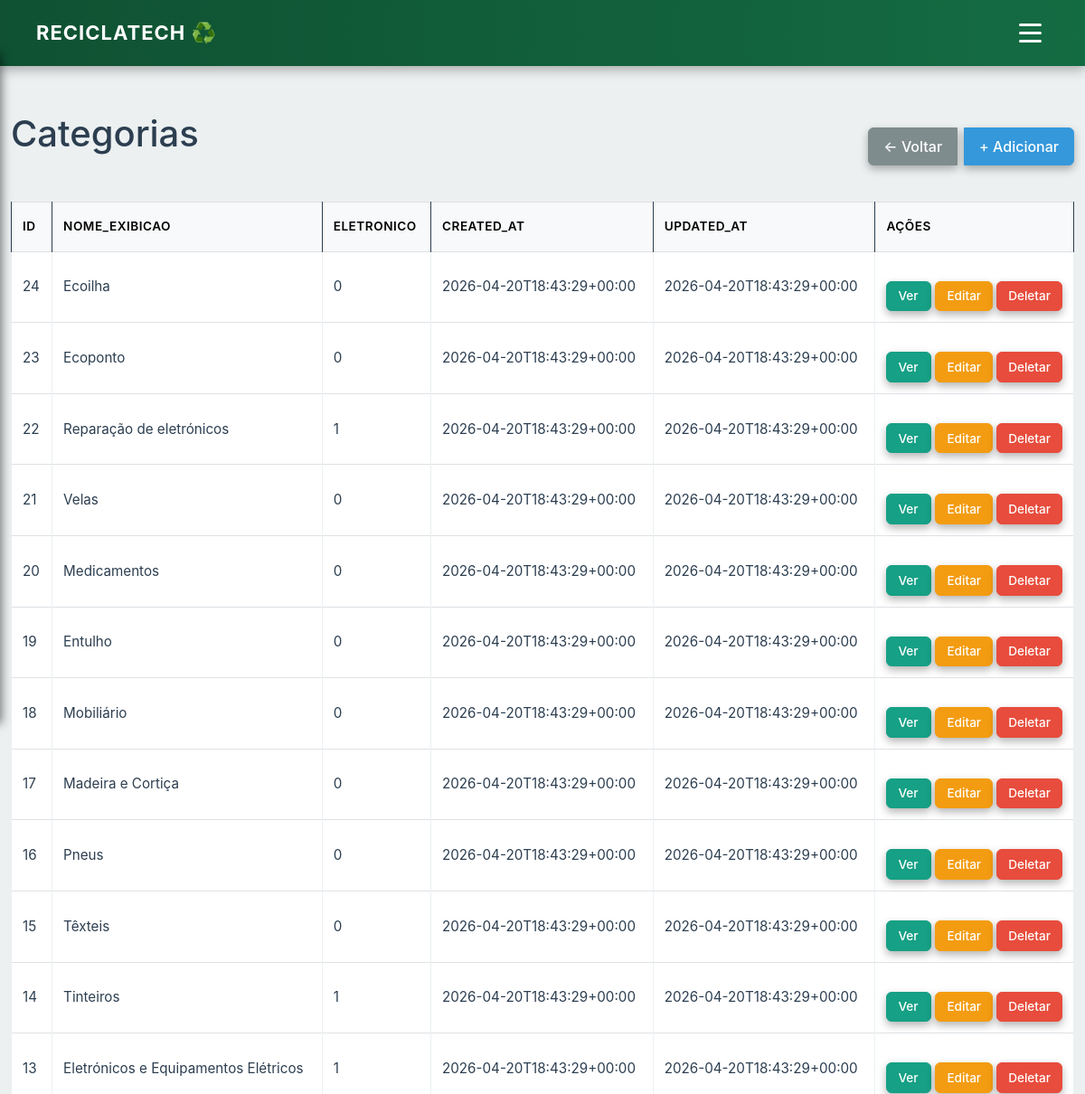
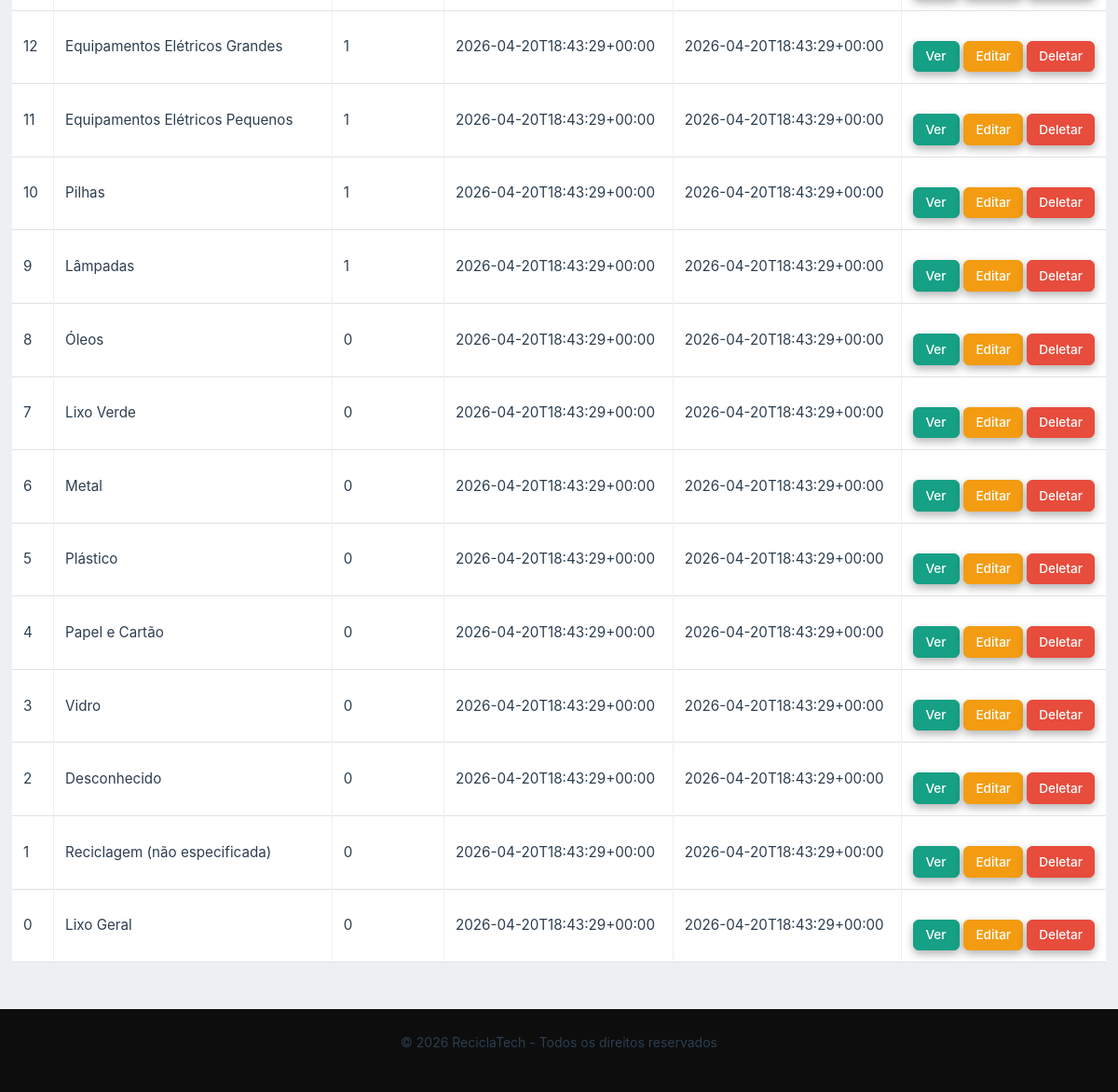
/admin/table/categorias (signed in), run on the app's committed database (2 pictures, top to bottom).
### tables this page shows
CREATE TABLE categorias (
                    id INTEGER PRIMARY KEY,
                    nome_exibicao TEXT NOT NULL DEFAULT '',
                    eletronico INTEGER NOT NULL DEFAULT 0,
                    created_at TEXT NOT NULL,
                    updated_at TEXT NOT NULL
                );

### routes/admin.py (the view)
@admin_route.route('/table/<table_name>', methods=['GET'])
@require_admin
def list_table(table_name):
    valid_tables = ['utilizadores', 'pontos', 'categorias', 'ponto_categorias']
    if table_name not in valid_tables:
        flash("Tabela inválida.", "danger")
        return redirect(url_for('admin.dashboard'))
    conn = conectar_db()
    cursor = conn.cursor()
    cursor.execute(f"PRAGMA table_info({table_name})")
    columns = cursor.fetchall()
    column_names = [col['name'] for col in columns]
    cursor.execute(f"PRAGMA table_info({table_name})")
    pk_column = None
    for col in cursor.fetchall():
        if col['pk'] != 0:  # pk=1 significa PRIMARY KEY
            if pk_column is None or col['pk'] < pk_column[1]:
                pk_column = (col['name'], col['pk'])
    if table_name == 'pontos':
        cursor.execute(f"SELECT * FROM {table_name} WHERE is_removed = 0 ORDER BY id DESC LIMIT 100")
    elif pk_column:
        cursor.execute(f"SELECT * FROM {table_name} ORDER BY {pk_column[0]} DESC LIMIT 100")
    else:
        cursor.execute(f"SELECT * FROM {table_name} LIMIT 100")
    rows = cursor.fetchall()
    conn.close()
    return render_template('admin/table_list.html',
                         table_name=table_name,
                         columns=column_names,
                         rows=rows,
                         pk_column=pk_column[0] if pk_column else 'id')

### routes/admin.py (called while the page is built)
def get_db_path():
    config = ServerConfig()
    return config.db_path

def conectar_db():
    conn = sqlite3.connect(get_db_path())
    conn.row_factory = sqlite3.Row
    conn.execute("PRAGMA foreign_keys = ON")
    return conn

def require_admin(f):
    @wraps(f)
    def decorated_function(*args, **kwargs):
        if 'user_id' not in session:
            flash("Você precisa estar autenticado.", "danger")
            return redirect(url_for('autenticar.login'))
        conn = conectar_db()
        cursor = conn.cursor()
        cursor.execute("SELECT tipo FROM utilizadores WHERE id = ?", (session['user_id'],))
        user = cursor.fetchone()
        conn.close()
        if not user or user['tipo'] != 1:
            flash("Acesso negado. Apenas administradores.", "danger")
            return redirect(url_for('home.home'))
        return f(*args, **kwargs)
    return decorated_function

### templates/admin/table_list.html (shortened to what this page needs)
{% extends "base.html" %}
{% block extra_css %}
<link rel="stylesheet" href="/css/admin.css">
{% endblock %}
{% block content %}
<div class="container-fluid mt-5">
    <div class="row mb-4">
        <div class="col-12">
            <div class="d-flex justify-content-between align-items-center mb-3">
                <div>
                    <h1>
                        {{ table_name | title | replace('_', ' ') }}
                    </h1>
                </div>
                <div class="btn-group" role="group">
                    <a href="{{ url_for('admin.dashboard') }}" class="btn btn-secondary">← Voltar</a>
                    <a href="{{ url_for('admin.add_record', table_name=table_name) }}" class="btn btn-primary">+ Adicionar</a>
                </div>
            </div>
        </div>
    </div>
    {% if rows %}
    <div class="table-responsive">
        <table class="table table-hover table-bordered">
            <thead class="table-light">
                <tr>
                    {% for col in columns %}
                        <th>{{ col | title }}</th>
                    {% endfor %}
                    <th style="width: 200px;">Ações</th>
                </tr>
            </thead>
            <tbody>
                {% for row in rows %}
                <tr>
                    {% for col in columns %}
                        <td>
                            {% if row[col] is none %}
                                <span class="text-muted">—</span>
                            {% elif col in ['data_criacao', 'data_registo'] %}
                                {{ row[col][:10] if row[col] else '—' }}
                            {% elif col == 'password_hash' %}
                                <code>••••••••</code>
                            {% elif col in ['latitude', 'longitude'] %}
                                {{ "%.4f"|format(row[col]) if row[col] else '—' }}
                            {% else %}
                                {{ row[col][:50] if (row[col] | string | length) > 50 else row[col] }}
                            {% endif %}
                        </td>
                    {% endfor %}
                    <td>
                        <div class="d-flex gap-1" style="flex-wrap: nowrap; align-items: center;">
                            <a href="{{ url_for('admin.view_record', table_name=table_name, record_id=row[pk_column]) }}"
                               class="btn btn-info btn-sm" title="Ver" style="min-width: 50px;">Ver</a>
                            <a href="{{ url_for('admin.edit_record', table_name=table_name, record_id=row[pk_column]) }}"
                               class="btn btn-warning btn-sm" title="Editar" style="min-width: 60px;">Editar</a>
                            <form method="POST" action="{{ url_for('admin.delete_record', table_name=table_name, record_id=row[pk_column]) }}"
                                  style="display:inline;" onsubmit="return confirm('Tem certeza que quer deletar este registro?');">
                                <button type="submit" class="btn btn-danger btn-sm" title="Deletar" style="min-width: 65px;">Deletar</button>
                            </form>
                        </div>
                    </td>
                </tr>
                {% endfor %}
            </tbody>
        </table>
    </div>
    {% else %}
    <div class="alert alert-info">
        <p>Nenhum registro encontrado. <a href="{{ url_for('admin.add_record', table_name=table_name) }}">Criar novo</a></p>
    </div>
    {% endif %}
</div>
{% endblock %}

### data on the page
categorias: id "24" "Ecoilha" "0" "2026-04-20T18:43:29+00:00" "2026-04-20T18:43:29+00:00"
categorias: id "23" "Ecoponto" "0" "2026-04-20T18:43:29+00:00" "2026-04-20T18:43:29+00:00"
categorias: id "22" "Reparação de eletrónicos" "1" "2026-04-20T18:43:29+00:00" "2026-04-20T18:43:29+00:00"
categorias: id "21" "Velas" "0" "2026-04-20T18:43:29+00:00" "2026-04-20T18:43:29+00:00"
categorias: id "20" "Medicamentos" "0" "2026-04-20T18:43:29+00:00" "2026-04-20T18:43:29+00:00"
categorias: id "19" "Entulho" "0" "2026-04-20T18:43:29+00:00" "2026-04-20T18:43:29+00:00"
categorias: id "18" "Mobiliário" "0" "2026-04-20T18:43:29+00:00" "2026-04-20T18:43:29+00:00"
categorias: id "17" "Madeira e Cortiça" "0" "2026-04-20T18:43:29+00:00" "2026-04-20T18:43:29+00:00"
categorias: id "16" "Pneus" "0" "2026-04-20T18:43:29+00:00" "2026-04-20T18:43:29+00:00"
categorias: id "15" "Têxteis" "0" "2026-04-20T18:43:29+00:00" "2026-04-20T18:43:29+00:00"
categorias: id "14" "Tinteiros" "1" "2026-04-20T18:43:29+00:00" "2026-04-20T18:43:29+00:00"
categorias: id "13" "Eletrónicos e Equipamentos Elétricos" "1" "2026-04-20T18:43:29+00:00" "2026-04-20T18:43:29+00:00"
categorias: id "12" "Equipamentos Elétricos Grandes" "1" "2026-04-20T18:43:29+00:00" "2026-04-20T18:43:29+00:00"
categorias: id "11" "Equipamentos Elétricos Pequenos" "1" "2026-04-20T18:43:29+00:00" "2026-04-20T18:43:29+00:00"
categorias: id "10" "Pilhas" "1" "2026-04-20T18:43:29+00:00" "2026-04-20T18:43:29+00:00"
categorias: id "9" "Lâmpadas" "1" "2026-04-20T18:43:29+00:00" "2026-04-20T18:43:29+00:00"
categorias: id "8" "Óleos" "0" "2026-04-20T18:43:29+00:00" "2026-04-20T18:43:29+00:00"
categorias: id "7" "Lixo Verde" "0" "2026-04-20T18:43:29+00:00" "2026-04-20T18:43:29+00:00"
categorias: id "6" "Metal" "0" "2026-04-20T18:43:29+00:00" "2026-04-20T18:43:29+00:00"
categorias: id "5" "Plástico" "0" "2026-04-20T18:43:29+00:00" "2026-04-20T18:43:29+00:00"
categorias: id "4" "Papel e Cartão" "0" "2026-04-20T18:43:29+00:00" "2026-04-20T18:43:29+00:00"
categorias: id "3" "Vidro" "0" "2026-04-20T18:43:29+00:00" "2026-04-20T18:43:29+00:00"
categorias: id "2" "Desconhecido" "0" "2026-04-20T18:43:29+00:00" "2026-04-20T18:43:29+00:00"
categorias: id "1" "Reciclagem (não especificada)" "0" "2026-04-20T18:43:29+00:00" "2026-04-20T18:43:29+00:00"
categorias: id "0" "Lixo Geral" "0" "2026-04-20T18:43:29+00:00" "2026-04-20T18:43:29+00:00"

### other printed values
{{ table_name | title | replace('_', ' ') }} "Categorias"
{{ col | title }} "ID" "NOME_EXIBICAO" "ELETRONICO" "CREATED_AT" "UPDATED_AT"
